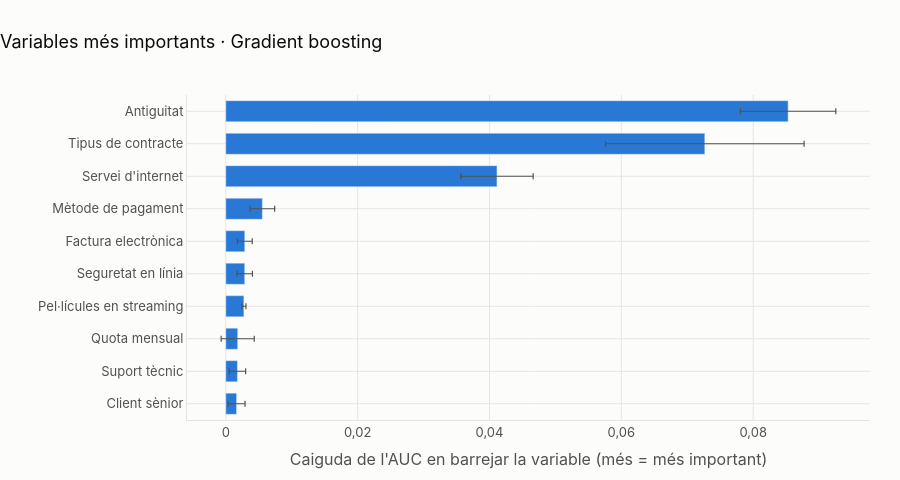

Write notebook code for a chart like this one.
### Code cell
fig = fig_importancia(importancies["Gradient boosting"], "Variables més importants · Gradient boosting")
exportar(fig, "cl_importancia"); fig.show()

### Figure 1 — Plotly figure (JSON) as saved in the notebook; plotly's stock layout.template omitted (floating-point values rounded to 4 significant figures)
{"data": [{"error_x": {"array": [0.001285, 0.001246, 0.00251, 0.0003177, 0.001167, 0.001131, 0.00187, 0.005488, 0.01506, 0.00724], "color": "#52514e", "thickness": 1.2, "type": "data", "width": 3}, "hovertemplate": "<b>%{y}</b><br>L'AUC cau %{x:.3f}<extra></extra>", "marker": {"color": "#2a78d6"}, "orientation": "h", "type": "bar", "x": [0.001633, 0.001763, 0.001804, 0.002741, 0.002871, 0.002879, 0.005544, 0.04114, 0.07266, 0.0853], "y": ["Client sènior", "Suport tècnic", "Quota mensual", "Pel·lícules en streaming", "Seguretat en línia", "Factura electrònica", "Mètode de pagament", "Servei d'internet", "Tipus de contracte", "Antiguitat"]}], "layout": {"bargap": 0.35, "font": {"color": "#52514e", "family": "Inter, Segoe UI, sans-serif", "size": 13}, "height": 480, "hoverlabel": {"bgcolor": "white", "font": {"color": "#0b0b0b"}}, "legend": {"font": {"color": "#0b0b0b"}, "orientation": "h", "x": 0, "xanchor": "left", "y": 1.01, "yanchor": "bottom"}, "margin": {"b": 60, "l": 60, "r": 30, "t": 95}, "paper_bgcolor": "#fcfcfb", "plot_bgcolor": "#fcfcfb", "separators": ",.", "title": {"font": {"color": "#0b0b0b", "size": 18}, "text": "Variables més importants · Gradient boosting", "x": 0, "xanchor": "left"}, "xaxis": {"gridcolor": "#e6e5e0", "linecolor": "#e6e5e0", "title": {"font": {"color": "#52514e"}, "text": "Caiguda de l'AUC en barrejar la variable (més = més important)"}, "zeroline": false}, "yaxis": {"automargin": true, "gridcolor": "#e6e5e0", "linecolor": "#e6e5e0", "title": {"font": {"color": "#52514e"}, "text": ""}, "zeroline": false}}}
